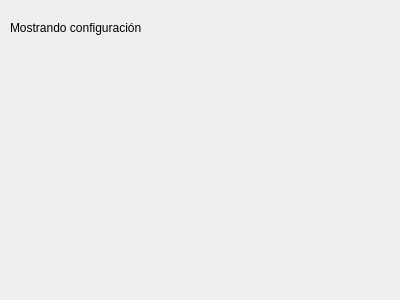
<?xml version="1.0" encoding="UTF-8"?>
<ui version="4.0">
 <class>Configuración</class>
 <widget class="QWidget" name="Configuración">
  <property name="geometry">
   <rect>
    <x>0</x>
    <y>0</y>
    <width>400</width>
    <height>300</height>
   </rect>
  </property>
  <property name="windowTitle">
   <string>Form</string>
  </property>
  <widget class="QLabel" name="label_2">
   <property name="geometry">
    <rect>
     <x>10</x>
     <y>20</y>
     <width>131</width>
     <height>16</height>
    </rect>
   </property>
   <property name="text">
    <string>Mostrando configuración</string>
   </property>
  </widget>
 </widget>
 <resources/>
 <connections/>
</ui>
